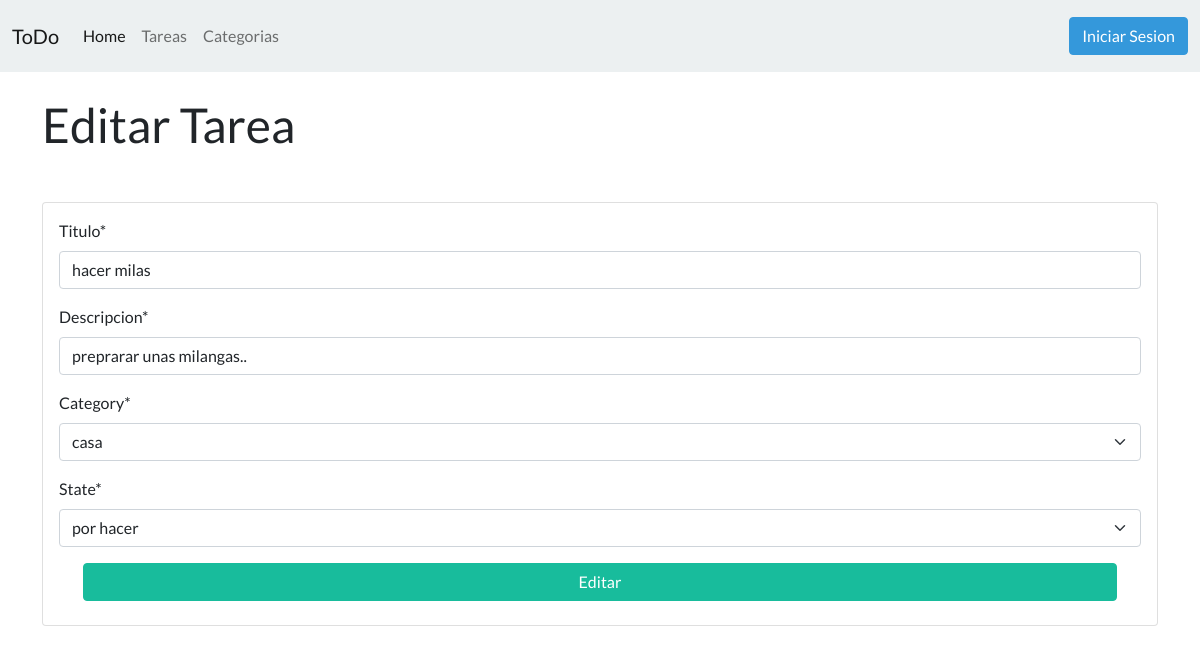
Page /updateTask/1/ on the committed database.
### apps/app/models.py (models this page shows, shortened)
class Task(models.Model):
    title=models.CharField(max_length=50)
    description=models.TextField()
    category=models.ForeignKey(Category, on_delete=models.PROTECT, null=False)
    owner=models.ForeignKey(User, on_delete=models.CASCADE, null=False, related_name='tasks')
    create_at=models.DateTimeField(auto_now_add=True)
    state=models.CharField(max_length=15,choices=options_state)

### apps/app/views.py (the view, shortened to what this page needs)
# urls.py: path('updateTask/<id>/', views.updateTask, name='updateTask'  )
def updateTask(request,id):
    task = get_object_or_404(Task,id=id)
    formTask = TaskForm(instance=task)
    return render(request, 'updateTask.html', { 'form': formTask })

### apps/app/forms.py
class TaskForm(forms.ModelForm):
    title = forms.CharField(label='Titulo')
    description = forms.CharField(label='Descripcion')
    class Meta:
        model = Task
        fields = ['title', 'description', 'category', 'state' ]
        help_texts = {k: '' for k in fields}

### apps/app/models.py (called while the page is built)
    def __str__(self):
        return self.name

### apps/app/templates/updateTask.html
{% extends "./base.html" %}
{% block body %}
{% load crispy_forms_tags %}
<div>
    <h1>Editar Tarea</h1>
    <div class="card mt-5">
    <div class="card-body">
        <form action="" method="POST">{% csrf_token %}
            {{ form | crispy }}
         <div class="form-group mx-4 mb-2">
            <button
            type="submit"
            class="btn w-100 btn-success btn-block text-white"
            >Editar</button>
         </div>
        </form>
    </div>
</div>
{% endblock %}

### rows in the picture
Task: title "hacer milas", description "preprarar unas milangas..", category "casa", state "por hacer"
